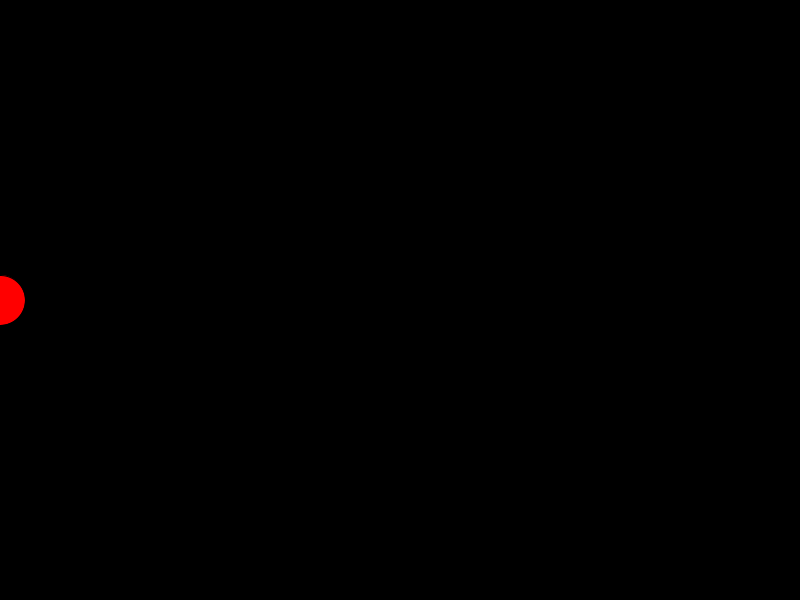
Frame 1 (no input)
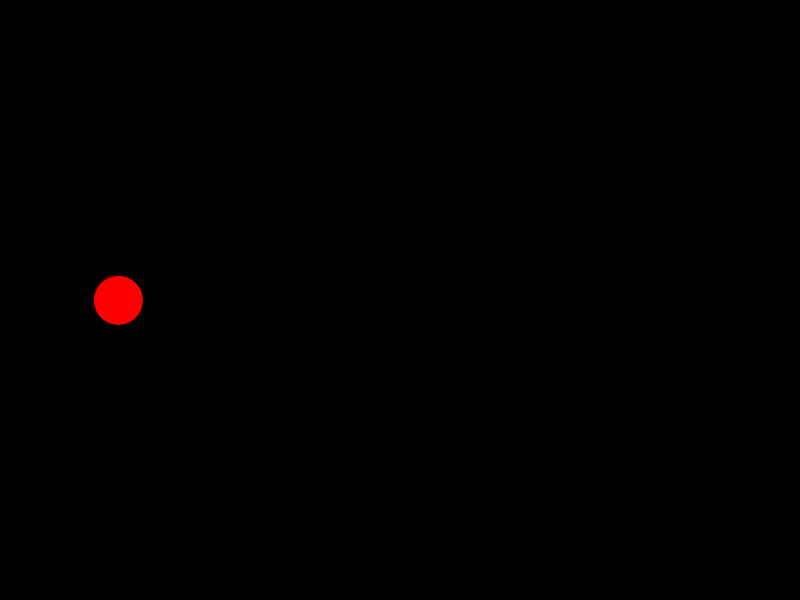
Frame 60 (the mouse pressed at the canvas centre just before this capture)
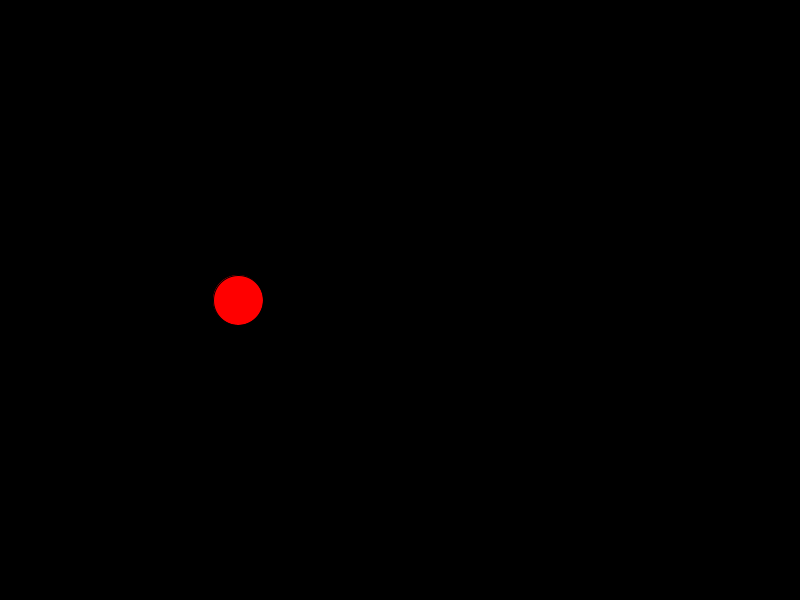
Frame 120 (the mouse held since frame 60 and released just before this capture)

The Processing sketch that drew these frames (run headless with seeded random() and noise(); from frame 60 on, the mouse is pressed at the canvas centre):

// Processing sketch: processing_81813
// ── processing_81813.pde

float xPos = 0; 
float xSpeed = 2; 

void setup() { 
  size(800,600);
}

void draw() { 
  // clear the background to black (0) 
  background(0);
  // set the fill colour to red
  fill(255,0,0); 
  
  // draw a circle that is 50 pixels wide and 50 pixels high
  ellipse(xPos, 300, 50, 50);   
  
  // add the speed to the position
  xPos = xPos + xSpeed;
 
  // if we get to the right hand side, reverse the speed
  if(xPos>width) {
    xSpeed = -xSpeed;     
  }
  
}
